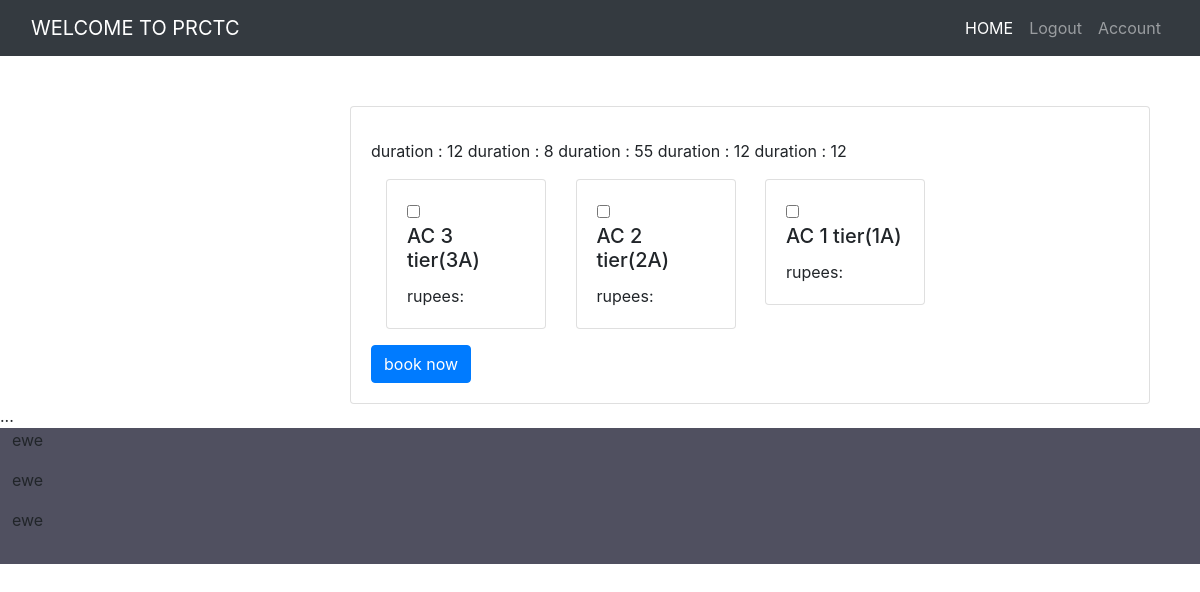
The page /eticket/search-result/ (signed in) on the database its author committed.
### train/models.py (models this page shows, shortened)
class Trains(models.Model):
	trainname = models.CharField(max_length=200)
	trainnumber = models.IntegerField()
	station = models.ManyToManyField(Stations)
	source = models.ForeignKey(Stations,on_delete=models.CASCADE,related_name="source")
	destination = models.ForeignKey(Stations,on_delete=models.CASCADE,related_name="destination")
	arrivaltime = models.CharField(max_length=100)
	departuretime = models.CharField(max_length=100)
	runningdays = models.CharField(max_length=50)
	duration = models.IntegerField()
	trainclass = models.CharField(max_length=50)
	birth = models.CharField(max_length=50)
	availableseats = models.IntegerField()

### eticket/views.py (the view)
# urls.py: path("search-result/", views.srch , name="search_result"),
def srch(request):
	trains = Trains.objects.all()
	station = Stations.objects.all()
	a = request.GET.get('source')
	b = request.GET.get('destination')
	return render(request, "eticket/search_result.html",{'station':station,'trains':trains,'a':a,'b':b})

### template/eticket/search_result.html (shortened to what this page needs)
{% extends 'base.html' %}
{% block content %}
<div class="card" style="width: 50rem; margin-left: 350px; margin-bottom:auto; margin-top: 50px ">
  <div class="card-body">
  {% for t in trains %}
    duration : {{ t.duration }}
  {% endfor %}
  <p class="card-text">
<div class="container">
	<div class="row">
		<div class='col-3 my-17' >
			<div class="card" style="width: 10rem;">
				<div class="card-body">
        <input type="checkbox"/>
					<h5 class="card-title">AC 3 tier(3A)</h5>
					<p class="card-text">rupees:</p>
				</div>
			</div>
		</div>
		<div class='col-3 my-17' >
        <div class="card" style="width: 10rem;">
        <div class="card-body">
        <input type="checkbox"/>
					<h5 class="card-title">AC 2 tier(2A)</h5>
					<p class="card-text">rupees:</p>
				</div>
            </div>
        </div>
        <div class='col-3 my-17' >
        	<div class="card" style="width: 10rem;">
        		<div class="card-body">
        <input type="checkbox"/>
        			<h5 class="card-title">AC 1 tier(1A)</h5>
        			<p class="card-text">rupees:</p>
        		</div>
            </div>
        </div>
    </div>
</div>
</p>
<button type="button" class="btn btn-primary" data-bs-toggle="modal" data-bs-target="#exampleModal">
  book now
</button>
  </div>
</div>
...</br>
{% endblock content %}

### rows shown on the page
Trains: duration "12"
Trains: duration "8"
Trains: duration "55"
Trains: duration "12"
Trains: duration "12"
